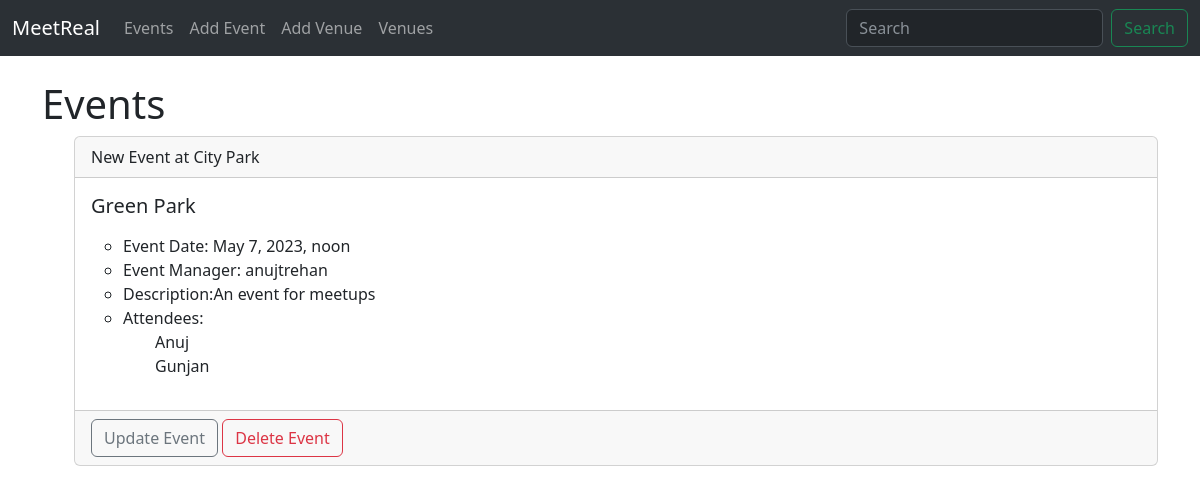
/events, run on an earlier commit of the app's database.
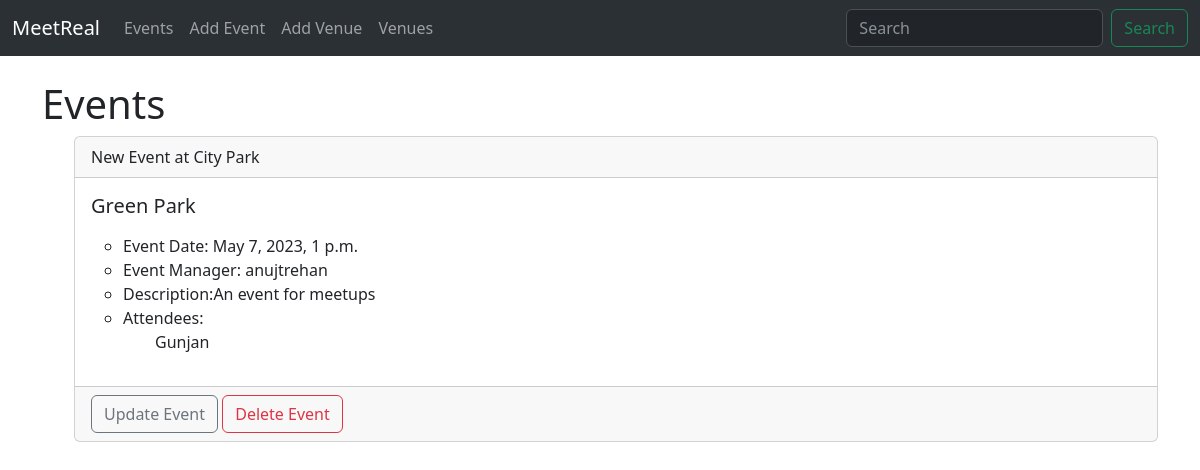
And on a later commit of the database.
### events/models.py (models this page shows, shortened)
class Events(models.Model):
    name = models.CharField('Event Name',max_length=120)
    event_date = models.DateTimeField('Event Date')
    venue = models.ForeignKey(Venue,on_delete=models.CASCADE,blank=True,null=True)
    manager = models.ForeignKey(User,blank=True,null=True,on_delete=models.SET_NULL)
    description = models.TextField(blank=True)
    attendees = models.ManyToManyField(MyClubUser,blank=True)

class Venue(models.Model):
        name = models.CharField(max_length=120)
        address = models.CharField(max_length=300)
        zip_code = models.CharField(max_length=15)
        phone = models.CharField(max_length=25,blank=True)
        web = models.URLField(blank=True)
        email_address = models.EmailField(blank=True)
        def __str__(self) -> str:
             return self.name

class MyClubUser(models.Model):
     first_name = models.CharField(max_length=120)
     last_name = models.CharField(max_length=120)
     email = models.EmailField()

### events/views.py (the view)
# urls.py: path('events',views.list_events,name="list-events"),
def list_events(request):
    events_list = Events.objects.all()
    return render(request,'events/list-events.html',{'events_list':events_list})

### events/templates/events/list-events.html
{% extends './base.html' %} {% block content%}
<h1>Events</h1>
<ul>
  {% for event in events_list%}
  <div class="card">
    <div class="card-header">{{event.name}}</div>
    <div class="card-body">
      <h5 class="card-title">{{event.venue}}</h5>
      <p class="card-text">
       <ul>
        <li>Event Date: {{event.event_date}}</li>
        <li>Event Manager: {{event.manager}}</li>
        <li>Description:{{event.description}}</li>
        <li>Attendees:
            <ul>
                {% for user in event.attendees.all%}
                {{user.first_name}} <br>
                {% endfor %}
            </ul>
        </li>
       </ul>
      </p>
    </div>
    <div class="card-footer text-muted">
      <a href="{% url 'update-event' event.id %}" class="btn btn-outline-secondary">Update Event</a>
      <a href="{% url 'delete-event' event.id %}" class="btn btn-outline-danger">Delete Event</a>
    </div>
  </div>
  {% endfor %}
</ul>
{% endblock%}

### events/templates/events/base.html (shortened to what this page needs)
<!doctype html>
<html lang="en">
  <head>
    <link href="https://cdn.jsdelivr.net/npm/bootstrap@5.3.0-alpha3/dist/css/bootstrap.min.css" rel="stylesheet">
  </head>
  <body>
    {% include './navbar.html' %}
    <div class="container">
      <br>
      {% block content %}
    {% endblock %}
    </div>
  </body>
</html>

### events/templates/events/navbar.html (shortened to what this page needs)
<nav class="navbar navbar-expand-lg bg-body-tertiary bg-dark" data-bs-theme="dark">
    <div class="container-fluid">
      <a class="navbar-brand" href="{% url 'home' %}">MeetReal</a>
      <div class="collapse navbar-collapse" id="navbarSupportedContent">
        <ul class="navbar-nav me-auto mb-2 mb-lg-0">
          <li class="nav-item">
            <a class="nav-link" href="{% url 'list-events' %}">Events</a>
          </li>
          <li class="nav-item">
            <a class="nav-link" href="{% url 'add-event' %}">Add Event</a>
          </li>
          <li class="nav-item">
            <a class="nav-link" href="{% url 'add-venue' %}">Add Venue</a>
          </li>
          <li class="nav-item">
            <a class="nav-link" href="{% url 'list-venues' %}">Venues</a>
          </li>
        </ul>
        <form class="d-flex" role="search" method="POST" action="{% url 'search-venues' %}">
          <input class="form-control me-2" type="search" placeholder="Search" aria-label="Search" name="searched">
          <button class="btn btn-outline-success" type="submit">Search</button>
        </form>
      </div>
    </div>
  </nav>

What changed in the data, as far as the page shows it:
changed Events "New Event at City Park": loses MyClubUser (first_name "Anuj"); event_date "May 7, 2023, noon" → "May 7, 2023, 1 p.m."
